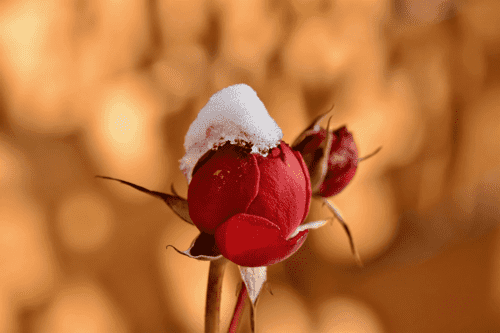
#> input picture inputs/4.jpg, 500 x 333 px, found by its file name
$ python sobeledgedetection.py   (older library calls are emulated)
#> lines starting #> are read from the running program, lines starting #| are printed output that depends on the picture
#> further down, img is the input picture: shape (333, 500, 3); mean B, G, R 57.1, 110.6, 184.5
import cv2
import time
import numpy as np
from typing import Tuple


def sobel_edge(src: np.ndarray, ddepth: int = cv2.CV_64F, dx: int = 1, dy: int = 1, ksize: int = 3, scale: float = 1.0, delta: float = 0.0, borderType: int = cv2.BORDER_DEFAULT) -> np.ndarray:
    """
    Apply Sobel edge detection.

    Parameters
    ----------
    src : np.ndarray
        Input image (grayscale or color).
    ddepth : int
        The desired depth of the output image.
    dx : int
        Order of derivative in x direction.
    dy : int
        Order of derivative in y direction.
    ksize : int
        Size of the extended Sobel kernel (must be odd).
    scale : float
        Optional scale factor for the computed derivative values.
    delta : float
        Optional delta added to the result.
    borderType : int
        Pixel extrapolation method.

    Returns
    -------
    np.ndarray
        Sobel edge magnitude image.

    Raises
    ------
    ValueError
        If input parameters are invalid.
    """
#> called with ddepth = 6, dx = 1, dy = 2, ksize = 3, scale = 1, delta = 0, borderType = 4
    start = time.time()

    if src is None:
        raise ValueError("`src` is None")

    if dx < 0 or dy < 0:
        raise ValueError("dx and dy must be >= 0")

    if dx == 0 and dy == 0:
        raise ValueError("At least one of dx or dy must be > 0")

    if ksize <= 0 or ksize % 2 == 0:
        raise ValueError("ksize must be positive and odd")

    if src.ndim == 3:
        gray = cv2.cvtColor(src, cv2.COLOR_BGR2GRAY)
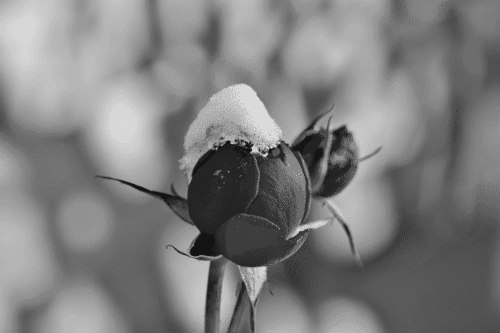
#> gray: shape (333, 500); min 20, max 218, mean 126.7
    else:
        gray = src


    grad_x = None
    grad_y = None

    # Compute only requested derivatives
    if dx > 0:
        grad_x = cv2.Sobel(
            gray, ddepth, dx, 0,
            ksize=ksize, scale=scale, delta=delta, borderType=borderType
        )
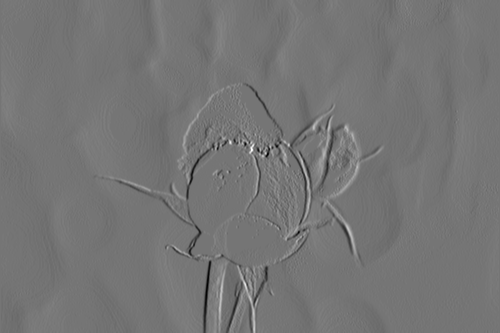
#> grad_x: shape (333, 500) float64; min -565, max 661, mean -0.8; drawn with min black and max white

    if dy > 0:
        grad_y = cv2.Sobel(
            gray, ddepth, 0, dy,
            ksize=ksize, scale=scale, delta=delta, borderType=borderType
        )
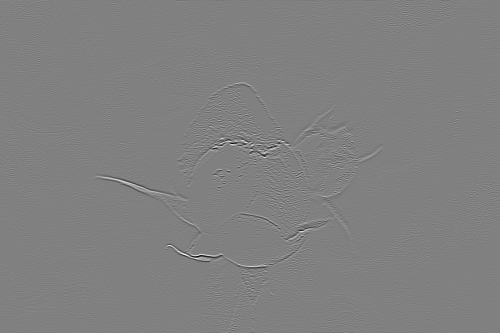
#> grad_y: shape (333, 500) float64; min -560, max 548, mean 0; drawn with min black and max white

    # Combine results correctly
    if grad_x is not None and grad_y is not None:
        out_img = cv2.magnitude(
            grad_x.astype(np.float32),
            grad_y.astype(np.float32)
        )
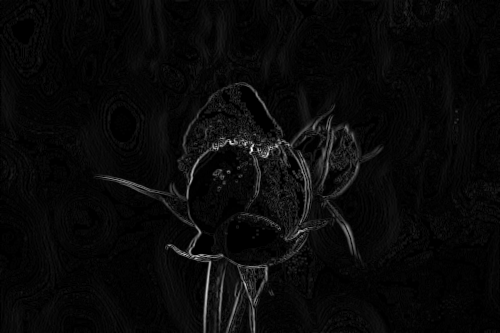
#> out_img: shape (333, 500) float32; min 0, max 719.3, mean 26.1; drawn with min black and max white
    elif grad_x is not None:
        out_img = np.abs(grad_x)
    else:
        out_img = np.abs(grad_y)

    out_img = cv2.convertScaleAbs(out_img)
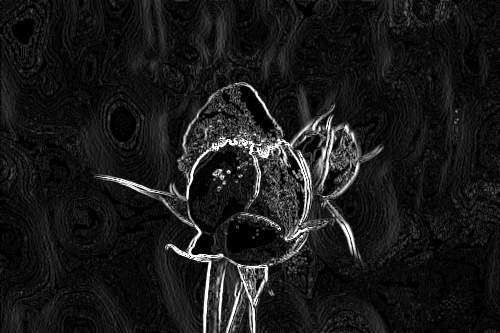
#> out_img: shape (333, 500); min 0, max 255, mean 25.5

    print(f"Executed Time: {time.time() - start:.6f}s")
    return out_img


if __name__ == "__main__":
    src_path = "inputs/4.jpg"
    img = cv2.imread(src_path)


    edges = sobel_edge(img, dx=1,dy=2,ksize=3)

    cv2.imshow("Sobel Edge Detection", edges)
    cv2.waitKey(0)
    cv2.destroyAllWindows()

#> (the run stopped early here; a loop or call above may not have finished)

$ run again, with inputs/2.jpg copied over inputs/4.jpg
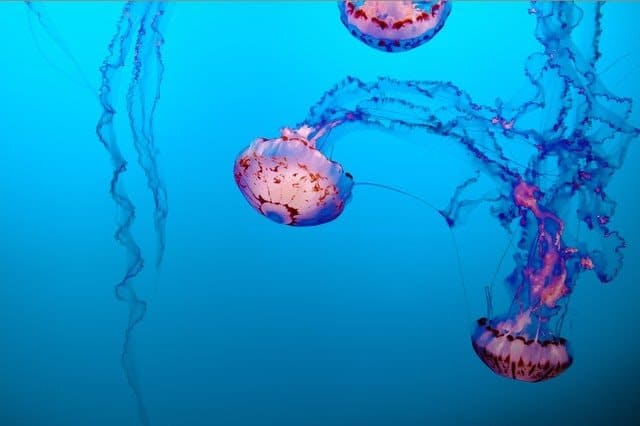
#> input picture inputs/2.jpg, 640 x 426 px, found by its file name
#> img is the input picture: shape (426, 640, 3); mean B, G, R 203.3, 146.5, 13.1
#> in sobel_edge, `grad_y = cv2.Sobel( gray, ddepth, 0, dy, ksize=ksize, scale=scale, del..`:
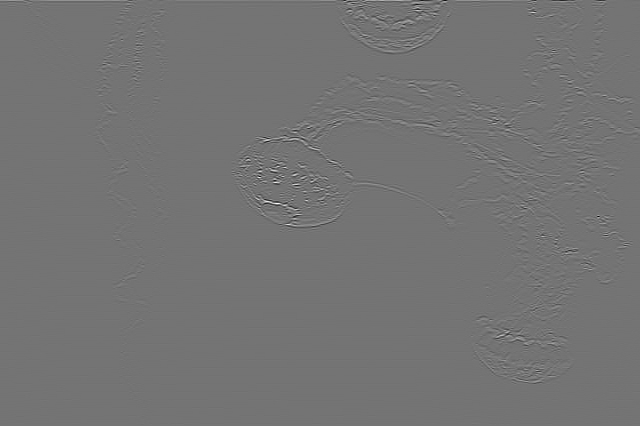
#> grad_y: shape (426, 640) float64; min -551, max 659, mean 0.1; drawn with min black and max white
#> in sobel_edge, `out_img = cv2.convertScaleAbs(out_img)`:
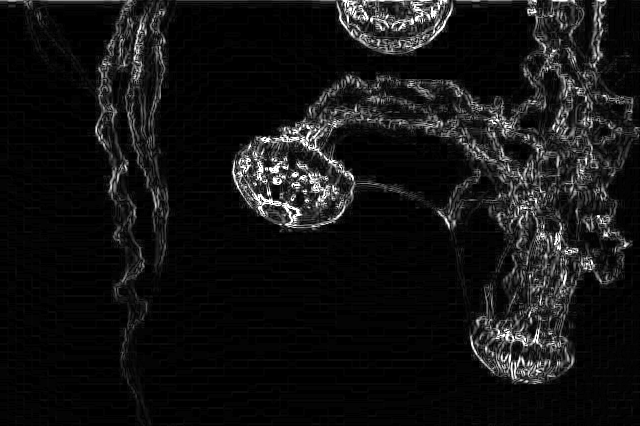
#> out_img: shape (426, 640); min 0, max 255, mean 20

$ run again, with inputs/3.jpg copied over inputs/4.jpg
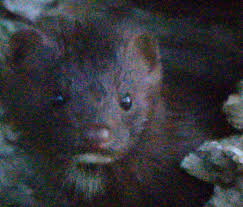
#> input picture inputs/3.jpg, 243 x 207 px, found by its file name
#> img is the input picture: shape (207, 243, 3); mean B, G, R 57.9, 53, 53.1
#> in sobel_edge, `grad_y = cv2.Sobel( gray, ddepth, 0, dy, ksize=ksize, scale=scale, del..`:
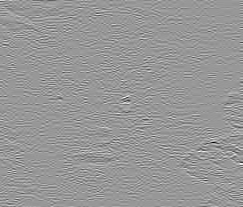
#> grad_y: shape (207, 243) float64; min -333, max 227, mean 0; drawn with min black and max white
#> in sobel_edge, `out_img = cv2.convertScaleAbs(out_img)`:
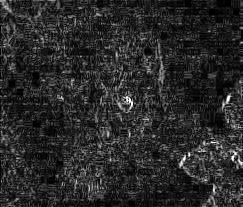
#> out_img: shape (207, 243); min 0, max 255, mean 41.3

$ run again, with inputs/5.jpg copied over inputs/4.jpg
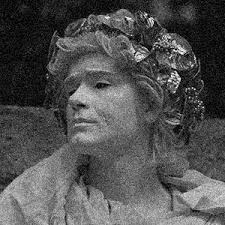
#> input picture inputs/5.jpg, 225 x 225 px, found by its file name
#> img is the input picture: shape (225, 225, 3); min 0, max 255, mean 80.9
#> in sobel_edge, `grad_y = cv2.Sobel( gray, ddepth, 0, dy, ksize=ksize, scale=scale, del..`:
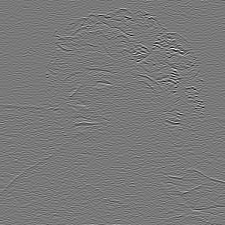
#> grad_y: shape (225, 225) float64; min -832, max 911, mean 0; drawn with min black and max white
#> in sobel_edge, `out_img = cv2.convertScaleAbs(out_img)`:
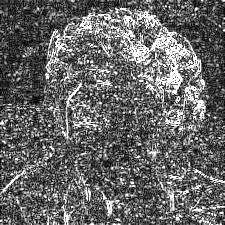
#> out_img: shape (225, 225); min 0, max 255, mean 102.4
